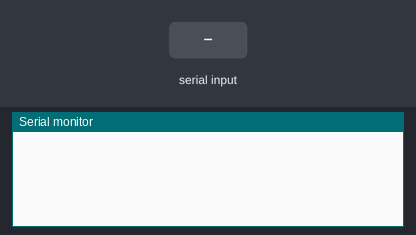
This sketch was run on a simulated Arduino Uno, built with avr-gcc and run on an emulated ATmega328P. On the bench: the last lines printed to the serial monitor. The test bench sets the inputs (shaded band).

Above: at 1.2 s.
1.3 s: "i90\n" received over Serial
At 2.0 s:
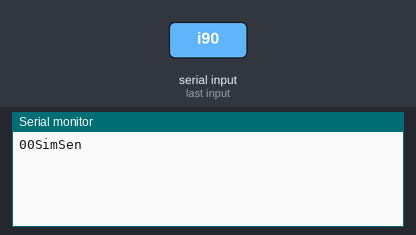
3.8 s: "d90\n" received over Serial
5.3 s: byte 105 ('i') received over Serial
At 6.8 s:
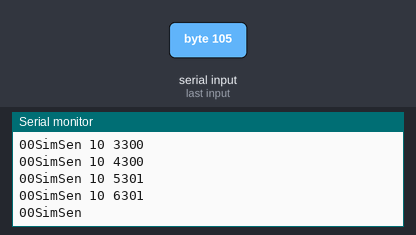
Timing chart, 0 to 8.3 s (numbered marks = the images above; inputs shaded):
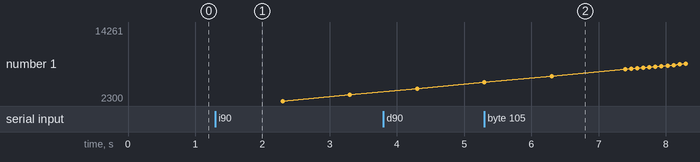

The sketch:

sensor.ino
```cpp
/** CAUTION : The IDs have to be different from
 *           one device to another and be 8 chars long.
 *
 *  The ID is composed as WXId where :
 *  - W allows the program to know what kind of device it is :
 *     --> 0 : SENSOR
 *     --> 1 : ACTUATOR
 *  - X corresponds to the data type influenced by the device :
 *     --> 0 : TEMPERATURE
 *     --> 1 : LIGHT
 *  - Id : you can put whatever you want here.
**/

const String ID = "00SimSen";

bool started;
bool DEBUG = false;

short defaultDelayTime = 1000;
unsigned long currentDelayTime;

void setup() {
  Serial.begin(9600);
  started = false;
  currentDelayTime = defaultDelayTime;
}

void loop() {

  if (Serial.available() > 0){

    char read = Serial.read();

    if (read == 'i') {
      Serial.println(ID.c_str());
      started = true;
      delay(defaultDelayTime);
    } else if (read =='c') {
      setup();
    } else if (read == 'd') {
      receiveDelay();
    } else {
      //Do nothing
    }
  }

  if(started){
    Serial.println(ID + " 10 " + String(millis()));
    delay(currentDelayTime);
  }
}

void receiveDelay() {
  currentDelayTime = 0;

  char read = Serial.read();

  while (read != '\n') {
    if (DEBUG) {
      Serial.println("read : " + String(read - 48));
      delay(1000);
    }
    currentDelayTime = currentDelayTime * 10 + (read - 48);
    read = Serial.read();
  }

  if (currentDelayTime <= 0) {
    currentDelayTime = defaultDelayTime;
  }

  if(DEBUG) {
    Serial.println("delay : " + String(currentDelayTime));
  }
}
```

Measured:
- after the input at 1.3 s, the serial monitor: prints a new line at once (image 1)
